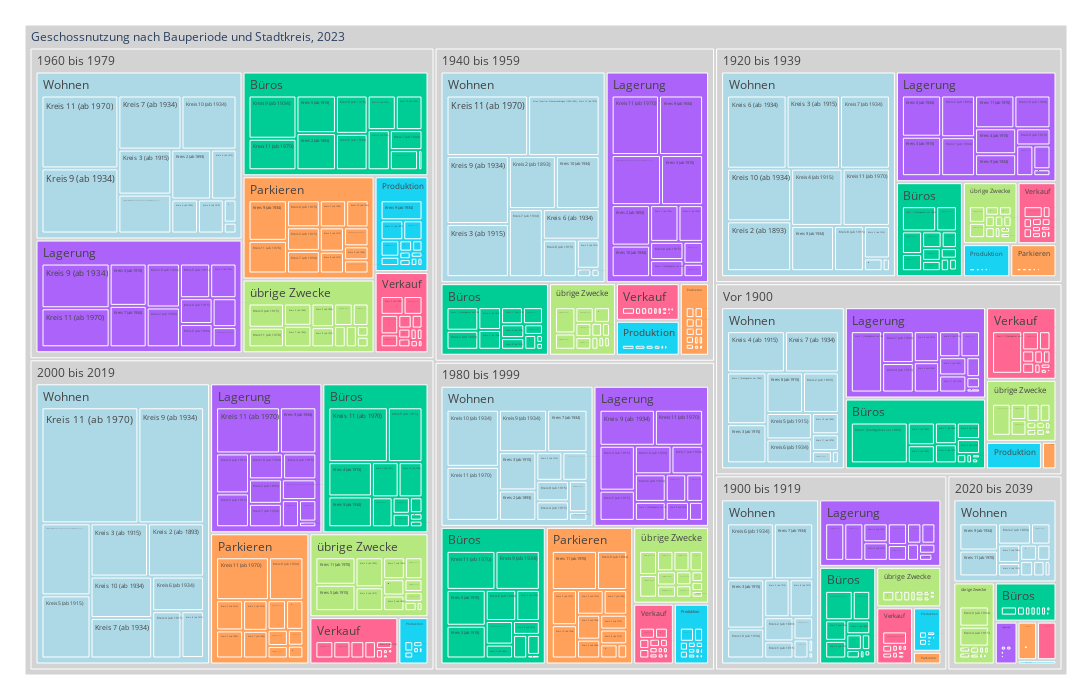

Notebook cell for this chart:
### Code cell
#, levels = "'GNA_LANG', 'BAP_LANG','KREISEZH_LANG'"

treeMap1 = mypy_dv.plot_px_treemap(
    data=myTM.reset_index()
    ,levels=["BAP_LANG", "GNA_LANG", "KREISEZH_LANG"]
    ,values="sum_GeschossNFl"
    ,color="GNA_LANG"
    ,myHeaderTitle="Geschossnutzung nach Bauperiode und Stadtkreis, "+data_max_date
    ,color_discrete_map={'(?)':'lightgrey', 'Wohnen':'lightblue'}                
    #,margin_val_bottom=25
)
treeMap1

### Figure 1 — Plotly figure (JSON) as saved in the notebook; plotly's stock layout.template omitted (floating-point values rounded to 4 significant figures; data arrays with more than 128 entries replaced by an {"elided": "..."} marker saying what was removed)
{"data": [{"branchvalues": "total", "customdata": {"elided": "737x1 str values"}, "domain": {"x": [0, 1], "y": [0, 1]}, "hovertemplate": "%{label}<br><br>Anzahl:<br>%{value}<extra></extra>", "ids": {"elided": "737 str values"}, "labels": {"elided": "737 str values"}, "marker": {"colors": {"elided": "737 str values"}}, "name": "", "parents": {"elided": "737 str values"}, "root": {"color": "grey"}, "type": "treemap", "values": {"elided": "737 int values"}}], "layout": {"height": 700, "legend": {"tracegroupgap": 0}, "margin": {"b": 25, "l": 25, "r": 25, "t": 25}, "width": 1100}}
